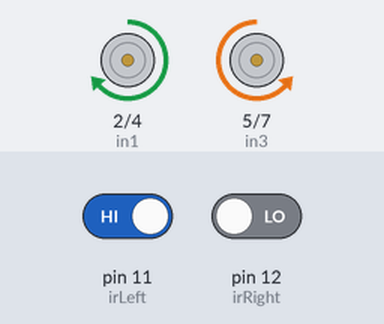
The sketch below on a simulated Arduino Uno, built with avr-gcc and run on an emulated ATmega328P. Shown: motor-driver pin pairs drawn as motors (green arrow = first pin HIGH = forward, orange = second pin HIGH = backward, longer = more drive, scaled by the enable pin). The test bench sets the inputs (shaded band); at power-on: pin 11 (irLeft) HIGH, pin 12 (irRight) LOW.

Above: at 3.2 s.
3.3 s: pin 11 (irLeft) driven LOW
At 3.9 s:
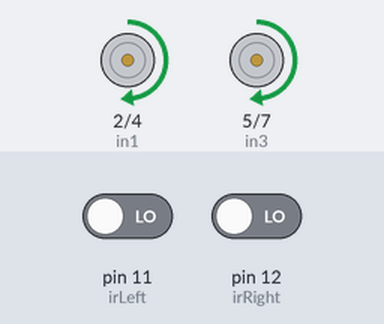
4.8 s: pin 12 (irRight) driven HIGH
At 5.1 s:
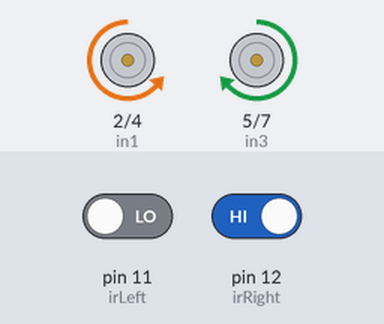
6.3 s: pin 12 (irRight) driven LOW
At 7.4 s:
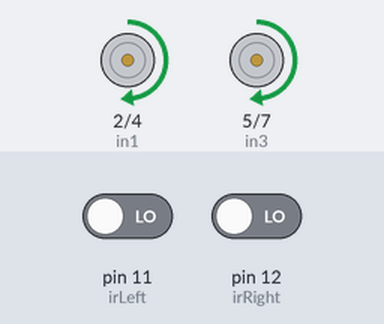
7.8 s: pin 11 (irLeft) driven HIGH
At 8.6 s:
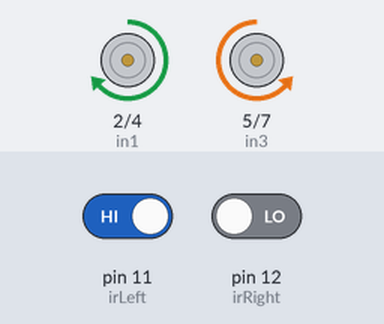
Timing chart, 0 to 10.3 s (numbered marks = the images above; inputs shaded):
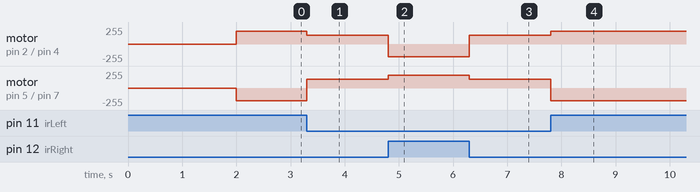

Measured:
- after the input at 3.3 s, motor on pin 2 (in1) / pin 4 (in2): forward 190/255 → forward 130/255 at once; motor on pin 5 (in3) / pin 7 (in4): backward 190/255 → forward 130/255 at once
- after the input at 4.8 s, motor on pin 2 (in1) / pin 4 (in2): forward 130/255 → backward 190/255 at once; motor on pin 5 (in3) / pin 7 (in4): forward 130/255 → forward 190/255 at once
- after the input at 6.3 s, motor on pin 2 (in1) / pin 4 (in2): backward 190/255 → forward 130/255 at once; motor on pin 5 (in3) / pin 7 (in4): forward 190/255 → forward 130/255 at once
- after the input at 7.8 s, motor on pin 2 (in1) / pin 4 (in2): forward 130/255 → forward 190/255 at once; motor on pin 5 (in3) / pin 7 (in4): forward 130/255 → backward 190/255 at once

The sketch:

line_tracking_robot.ino
```cpp
// ==========================================
// 1. กำหนดขาอุปกรณ์ (ตามที่คุณตั้งค่าไว้ล่าสุด)
// ==========================================
// Motor A (มอเตอร์ฝั่งซ้าย)
const int enA = 3;
const int in1 = 2;
const int in2 = 4;

// Motor B (มอเตอร์ฝั่งขวา)
const int enB = 6;
const int in3 = 5;
const int in4 = 7;

// IR Sensors (เซ็นเซอร์อินฟราเรด)
const int irLeft = 11;  // เซ็นเซอร์ตัวซ้าย
const int irRight = 12; // เซ็นเซอร์ตัวขวา

// กำหนดความเร็วของรถ (0-255)
// **แนะนำให้เริ่มที่ 100-150** ถ้ารถวิ่งเร็วไป เซ็นเซอร์จะอ่านเส้นไม่ทันและหลุดโค้ง
int speed = 130;
int turnSpeed = 190;

void setup() {
  // ตั้งค่าขามอเตอร์เป็น OUTPUT
  pinMode(enA, OUTPUT);
  pinMode(in1, OUTPUT);
  pinMode(in2, OUTPUT);
  pinMode(enB, OUTPUT);
  pinMode(in3, OUTPUT);
  pinMode(in4, OUTPUT);

  // ตั้งค่าขาเซ็นเซอร์เป็น INPUT
  pinMode(irLeft, INPUT);
  pinMode(irRight, INPUT);

  // เริ่มต้นโปรแกรมให้รถหยุดนิ่งก่อน
  stopRobot();
  delay(2000); // หน่วงเวลา 2 วินาทีก่อนเริ่มวิ่ง เพื่อให้เราวางรถลงบนพื้นได้ทัน
}

void loop() {
  // อ่านค่าจากเซ็นเซอร์
  int leftValue = digitalRead(irLeft);
  int rightValue = digitalRead(irRight);

  // ==========================================
  // 2. ลอจิกการตัดสินใจ (เดินเส้น)
  // ==========================================

  if (leftValue == 0 && rightValue == 0) {
    // 2.1 ไม่เจอเส้นทั้งคู่ (อยู่บนพื้นขาว) -> วิ่งตรงไป
    moveForward();
  }
  else if (leftValue == 1 && rightValue == 0) {
    // 2.2 เซ็นเซอร์ซ้ายเจอเส้นดำ -> รถต้องเลี้ยวซ้าย
    turnLeft();
  }
  else if (leftValue == 0 && rightValue == 1) {
    // 2.3 เซ็นเซอร์ขวาเจอเส้นดำ -> รถต้องเลี้ยวขวา
    turnRight();
  }
  else if (leftValue == 1 && rightValue == 1) {
    // 2.4 เจอเส้นดำทั้งคู่ (ทางขวาง/จุดตัด) -> หยุดรถ
    stopRobot();
  }
}
// ==========================================
// 3. ฟังก์ชันควบคุมการเคลื่อนที่ของรถ
// ==========================================
// หมายเหตุ: เนื่องจากคุณเคยแจ้งว่าต่อสายมอเตอร์สลับทิศกับในรูป
// หากรถวิ่งผิดทิศ (เช่น สั่งเดินหน้าแต่มันถอยหลัง) ให้สลับคำว่า HIGH กับ LOW ในฟังก์ชันนั้นๆ ครับ

void moveForward() {
  // เดินหน้า (มอเตอร์หมุนไปข้างหน้าทั้ง 2 ตัว)
  digitalWrite(in1, HIGH);
  digitalWrite(in2, LOW);
  digitalWrite(in3, HIGH);
  digitalWrite(in4, LOW);
  analogWrite(enA, speed);
  analogWrite(enB, speed);
}

void turnLeft() {
  // เลี้ยวซ้าย (ล้อซ้ายถอยหลัง, ล้อขวาเดินหน้า)
  digitalWrite(in1, HIGH);
  digitalWrite(in2, LOW);
  digitalWrite(in3, LOW);
  digitalWrite(in4, HIGH);
  analogWrite(enA, turnSpeed);
  analogWrite(enB, turnSpeed);
}

void turnRight() {
  // เลี้ยวขวา (ล้อซ้ายเดินหน้า, ล้อขวาถอยหลัง)
  digitalWrite(in1, LOW);
  digitalWrite(in2, HIGH);
  digitalWrite(in3, HIGH);
  digitalWrite(in4, LOW);
  analogWrite(enA, turnSpeed);
  analogWrite(enB, turnSpeed);
}

void stopRobot() {
  // หยุดรถ
  digitalWrite(in1, LOW);
  digitalWrite(in2, LOW);
  digitalWrite(in3, LOW);
  digitalWrite(in4, LOW);
  analogWrite(enA, 0);
  analogWrite(enB, 0);
}
```
